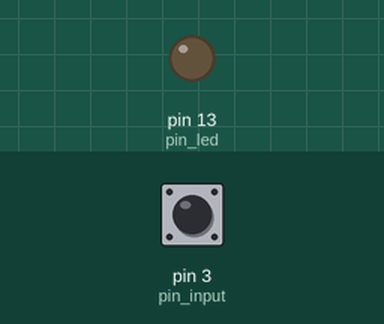
The sketch below on a simulated Arduino Uno, built with avr-gcc and run on an emulated ATmega328P. Parts: output pins drawn as LEDs (lit = HIGH). Inputs (shaded band) come from the test bench; at power-on: pin 3 (pin_input) HIGH.

Above: at 1.2 s.
1.3 s: pin 3 (pin_input) pulled LOW for 0.15 s
At 2.1 s:
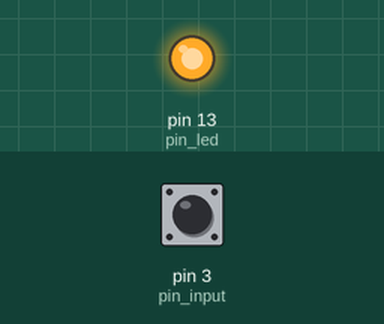
2.9 s: pin 3 (pin_input) pulled LOW for 1 s
At 3.4 s:
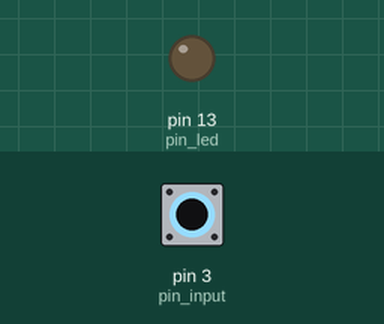
5.4 s: pin 3 (pin_input) pulled LOW for 3.2 s
At 6.5 s:
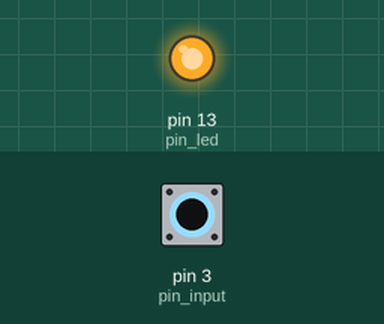
Timing chart, 0 to 8.4 s (numbered marks = the images above; inputs shaded):
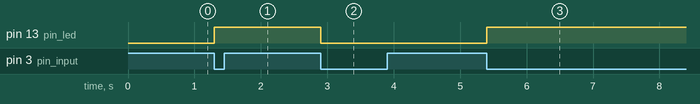

The sketch:

1.3.ino
```cpp
// Digital I/O / Blinking LED
// Board connection pin of the LED
// ANODE (+) -> "longer leg" of the LED

uint8_t pin_led = 13;
uint8_t pin_input = 3;
bool led_state = LOW;
bool last_input_state = HIGH;

void setup () {
  pinMode(pin_led, OUTPUT);
  pinMode(pin_input, INPUT_PULLUP);
  digitalWrite(pin_led, led_state);
}

void loop() {

  bool current_input_state = digitalRead(pin_input);
  if (current_input_state == LOW && last_input_state == HIGH)
  {
    led_state = !led_state;
  }
  last_input_state = current_input_state;

  digitalWrite(pin_led, led_state);
}
```

Measured:
- after the input at 1.3 s, pin 13 (pin_led): LOW → HIGH at once
- after the input at 2.9 s, pin 13 (pin_led): HIGH → LOW at once
- after the input at 5.4 s, pin 13 (pin_led): LOW → HIGH at once
